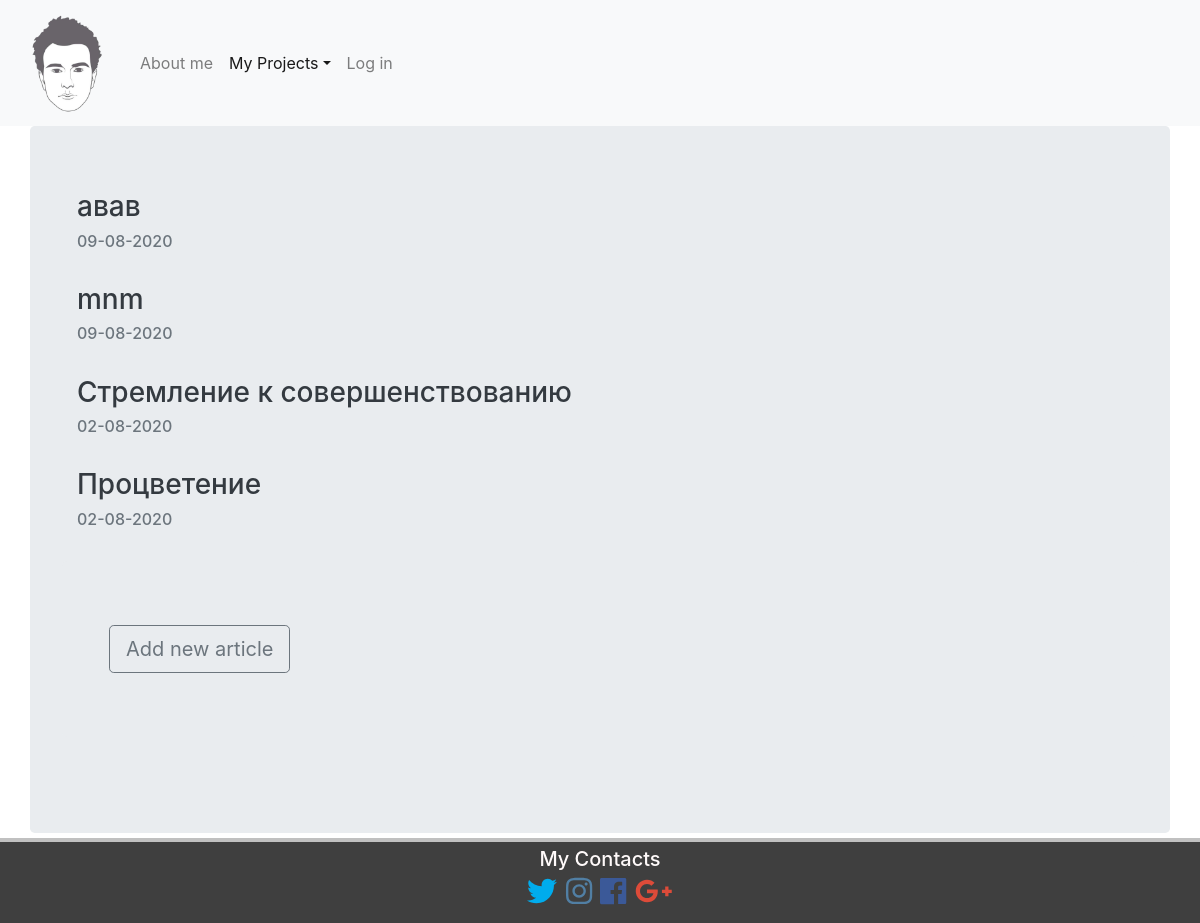
/articles/, run on an earlier commit of the app's database.
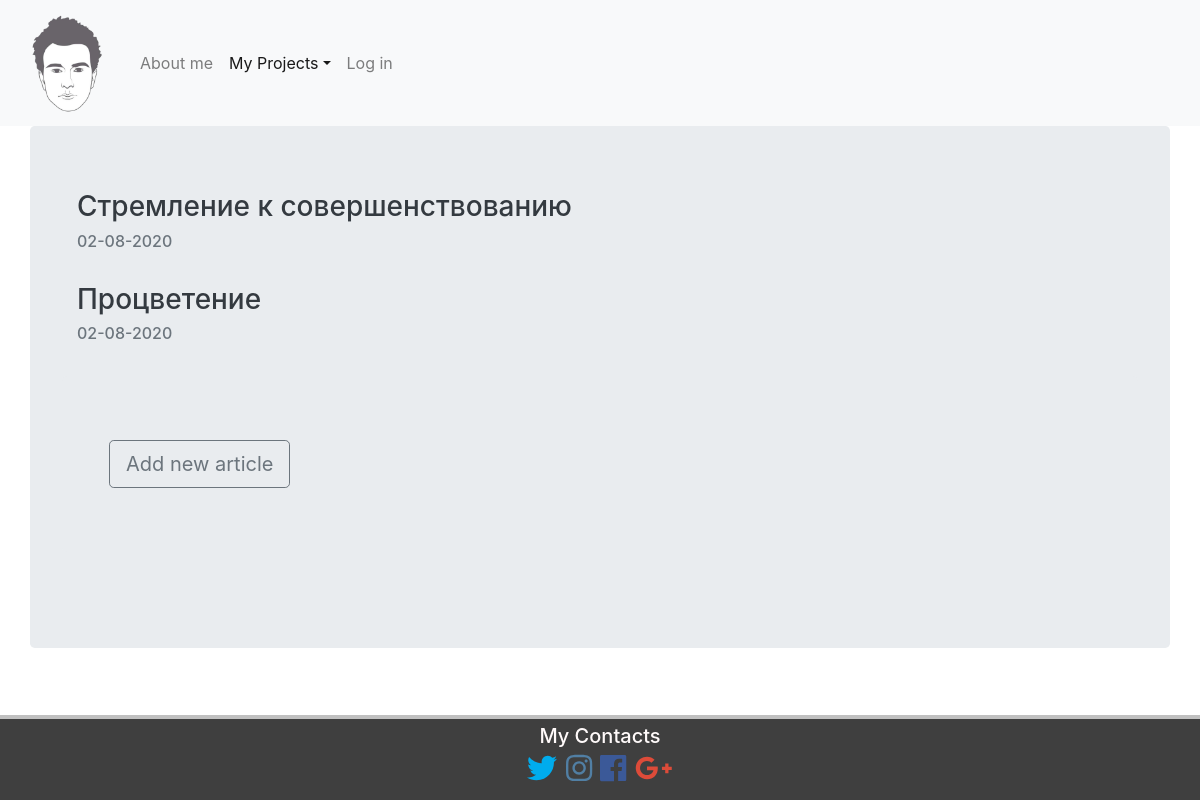
And on a later commit of the database.
### articles/models.py (models this page shows, shortened)
class Articles(models.Model):
    title = models.CharField(
        max_length=120,
        verbose_name='Title',)
    content = HTMLField(verbose_name='Article text')
    date = models.DateTimeField(verbose_name='Publication date')
    class Meta:
        verbose_name = 'Article'
        verbose_name_plural = 'Articles'

### articles/views.py (the view)
# urls.py: path('', ArticlesView.as_view(), name='articles'),
class ArticlesView(ListView):
    template_name = 'articles/articles_page.html'
    model = Articles
    def get_queryset(self):
        return Articles.objects.all().order_by('-date')[:20]

### articles/templates/articles/articles_page.html (shortened to what this page needs)
{% extends "home/wrapper.html" %}
{% block p %} active {% endblock %}
{% block content %}
{% for post in object_list %}
    <a class="text-dark" href="{% url 'article' post.pk %}">
        <h3>{{post.title}}</h3>
    </a>
    <h6 class="text-secondary">{{post.date|date:"d-m-Y"}}</h6><br>
{% endfor %}
<div class="row jumbotron">
    <div class="col-xs-12 col-sm-12 col-md-3 col-lg-3 col-xl-2">
        <a href="{% url 'create' %}">
            <button class="btn btn-outline-secondary btn-lg" type="button">Add new article</button>
        </a>
    </div>
</div>
{% endblock %}

What changed in the data, as far as the page shows it:
removed Articles: title "авав", date "09-08-2020"
removed Articles: title "mnm", date "09-08-2020"
